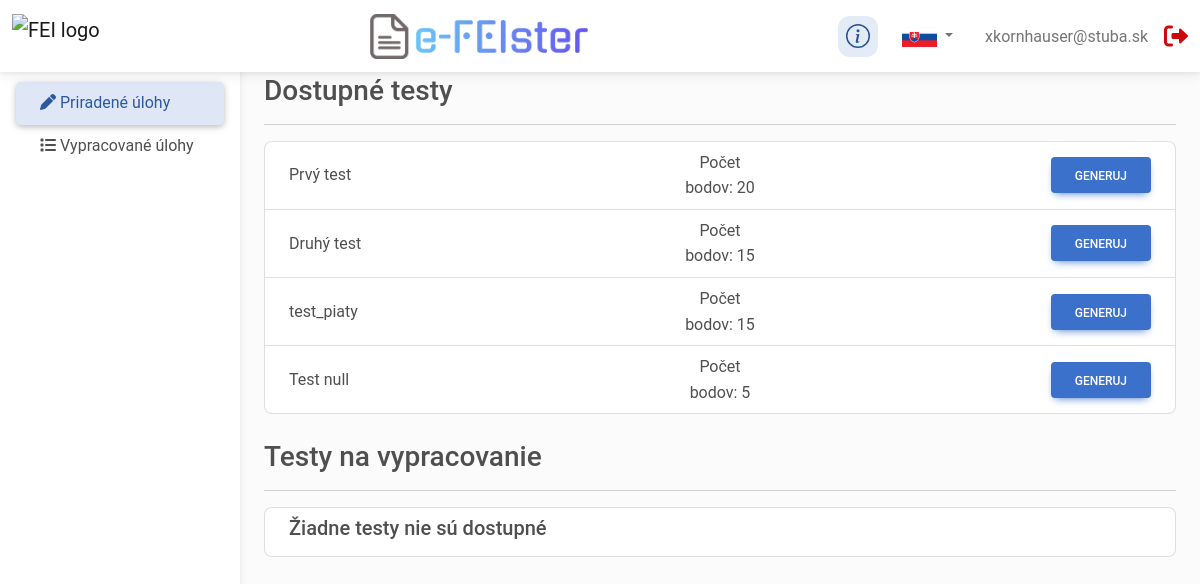
The page /homeS.php (signed in) on the database its author committed.
### tables this page shows
CREATE TABLE `task_set` (
  `id` int NOT NULL,
  `task_name` varchar(255) NOT NULL,
  `term_start` datetime DEFAULT NULL,
  `deadline` datetime DEFAULT NULL,
  `score` int NOT NULL
);

### homeS.php (the view, shortened to what this page needs)
<?php
require_once('config.php');
require_once('language.php');
require_once('info_modal.php');
$conn = new PDO("mysql:host=$hostname;dbname=$dbname", $username, $password);
$conn->setAttribute(PDO::ATTR_ERRMODE, PDO::ERRMODE_EXCEPTION);
$stmt = $conn->prepare("select * from task_set where id not in (select set_id from tests where student_id = :id) and ((term_start <= now() or term_start is null) and (deadline >= now() or deadline is null))");
$stmt->bindParam(':id', $_SESSION['id']);
$stmt->execute();
$sets = $stmt->fetchAll(PDO::FETCH_ASSOC);
$stmt = $conn->prepare("select tests.id as 'id',ts.task_name as 'task_name', ts.score as 'score' from tests join task_set ts on ts.id = tests.set_id where tests.student_id= :id and ((term_start <= now() or term_start is null) and (deadline >= now() or deadline is null)) and tests.student_result is null");
$stmt->bindParam(':id', $_SESSION['id']);
$stmt->execute();
$incompleted = $stmt->fetchAll(PDO::FETCH_ASSOC);
?>
<!doctype html>
<html lang="sk">
<head>
    <link href="https://cdn.jsdelivr.net/npm/bootstrap@5.3.0-alpha3/dist/css/bootstrap.min.css" rel="stylesheet">
    <link href="https://cdnjs.cloudflare.com/ajax/libs/mdb-ui-kit/6.3.0/mdb.min.css" rel="stylesheet"/>
    <link href="https://cdnjs.cloudflare.com/ajax/libs/font-awesome/6.0.0/css/all.min.css" rel="stylesheet"/>
    <link rel="stylesheet" href="./css/style.css">
    <link rel="stylesheet" href="./css/responsive.css">
</head>
<body>
<header>
    <nav
            id="sidebarMenu"
            class="collapse d-lg-block sidebar collapse bg-white"
    >
        <div class="position-sticky">
            <div class="list-group list-group-flush mx-3 mt-4">
                <a
                        href="#"
                        class="list-group-item list-group-item-action py-2 ripple active"
                        aria-current="true"
                >
                    <i class="fa-solid fa-pen"></i>
                    <span><?php echo get_localized('menu_assigned_tasks') ?></span>
                </a>
                <a
                        href="./completedS.php"
                        class="list-group-item list-group-item-action py-2 ripple"
                >
                    <i class="fa-solid fa-list"></i>
                    <span><?php echo get_localized('menu_done_tasks') ?></span>
                </a>
            </div>
        </div>
    </nav>
    <nav
            id="main-navbar"
            class="navbar navbar-expand-lg navbar-light bg-white fixed-top"
    >
        <div class="container-fluid">
            <a class="navbar-brand" href="#">
                <img
                        src="https://am2023.sski.sk/wp-content/uploads/2023/01/feistu.png"
                        alt="FEI logo"
                        loading="lazy"
                        class="logos"
                />
            </a>
            <div style="margin: 0 auto"> <img src="flags/logo-no-background.png" class="logos" alt="e-FEIster"></div>
            <ul class="navbar-nav d-flex flex-row">
                <li class="ms-4 nav-item navbar-text"><?php echo $_SESSION['email']?></li>
                <li class="ms-3 nav-item navbar-text">
                    <a href="logout.php">
                        <i class="fa-solid fa-right-from-bracket fa-xl" style="color: #cd0a0a;"></i>
                    </a>
                </li>
            </ul>
        </div>
    </nav>
</header>
<main style="margin-top: 50px">
    <div class="container pt-4">
        <div class="container-fluid">
            <h3><?php echo get_localized('available_tests') ?></h3>
            <hr />
            <ul class="list-group">
                <?php
                if (count($sets) == 0) {
                    echo
                    '<li class="list-group-item d-flex justify-content-between align-items-center">
                        <div>
                            <h5>' . get_localized('available_tests_no_found') . '</h5>
                        </div>
                    </li>';
                }
                else {
                    foreach ($sets as $set) {
                        $labelScore = get_localized('list_students_points_count') . ": " . $set['score'];
                        echo
                        '<li class="list-group-item">
                            <div class="row d-flex align-items-center">
                                <div class="col-4">' . $set['task_name'] . '</div>
                                <div class="col-4 text-center">' . $labelScore . '</div>
                                <div class="col-4 text-end">
                                <form action="./generate.php" method="post"><input type="hidden" name="set_id" value="' . $set['id'] . '">
                                    <button type="submit" class="btn btn-primary">' . get_localized('create_tasks_submit_btn') . '</button>
                                </form>
                                </div>
                            </div>
                        </li>';
                    }
                }
                ?>
            </ul>
        </div>
        <br />
        <div class="container-fluid">
            <h3><?php echo get_localized('ready_tests') ?></h3>
            <hr />
            <ul class="list-group">
                <?php
                if (count($incompleted) == 0) {
                    echo
                    '<li class="list-group-item d-flex justify-content-between align-items-center">
                        <div>
                            <h5>' . get_localized('available_tests_no_found') . '</h5>
                        </div>
                    </li>';
                }
                ?>
            </ul>
        </div>
    </div>
</main>
</body>
</html>

### css/style.css (style rules this page uses)
body { background-color: #fbfbfb; }
@media (min-width: 991.98px) { main { padding-left: 240px; } }
.sidebar { position: fixed; top: 0; bottom: 0; left: 0; padding: 58px 0 0; box-shadow: 0 2px 5px 0 rgb(0 0 0 / 5%), 0 2px 10px 0 rgb(0 0 0 / 5%); width: 240px; z-index: 600; }
.sidebar .active { border-radius: 5px; box-shadow: 0 2px 5px 0 rgb(0 0 0 / 16%), 0 2px 10px 0 rgb(0 0 0 / 12%); }

### css/responsive.css (style rules this page uses)
.logos { height: 45px; }

### rows shown on the page
task_set: task_name "Prvý test", score "Počet bodov: 20"
task_set: task_name "Druhý test", score "Počet bodov: 15"
task_set: task_name "test_piaty", score "Počet bodov: 15"
task_set: task_name "Test null", score "Počet bodov: 5"

### other values the page prints
get_localized('menu_assigned_tasks') "Priradené úlohy"
get_localized('menu_done_tasks') "Vypracované úlohy"
$_SESSION['email'] "xkornhauser@stuba.sk"
get_localized('available_tests') "Dostupné testy"
get_localized('ready_tests') "Testy na vypracovanie"
get_localized('available_tests_no_found') "Žiadne testy nie sú dostupné"
